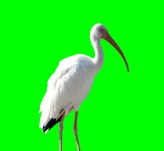
#> input picture SC001_A4/image_contest/crane_1920x1769.jpg, 164 x 151 px, shrunk from 1920 x 1769 before the run
$ python best_photoshop_award.py
#> lines starting #> are read from the running program, lines starting #| are printed output that depends on the picture
### SC001_A4/simpleimage.py
#!/usr/bin/env python3

"""
Stanford CS106AP SimpleImage

Written by Nick Parlante, Sonja Johnson-Yu, and Nick Bowman.
 -7/2019  version, has file reading, pix, foreach, hidden get/setpix

SimpleImage Features:
Create image:
  image = SimpleImage.blank(400, 200)   # create new image of size
  image = SimpleImage('foo.jpg')        # create from file

Access size
  image.width, image.height

Get pix at x,y
  pix = image.get_pix(x, y)
  # pix is RGB tuple like (100, 200, 0)

Set pix at x,y
  image.set_pix(x, y, pix)   # set data by tuple also

Get Pixel object at x,y
  pixel = image.get_pixel(x, y)
  pixel.red = 0
  pixel.blue = 255

Show image on screen
  image.show()

The main() function below demonstrates the above functions as a test.
"""

import sys
# If the following line fails, "Pillow" needs to be installed
from PIL import Image


def clamp(num):
    """
    Return a "clamped" version of the given num,
    converted to be an int limited to the range 0..255 for 1 byte.
    """
    num = int(num)
    if num < 0:
        return 0
    if num >= 256:
        return 255
    return num


class Pixel(object):
    """
    A pixel at an x,y in a SimpleImage.
    Supports set/get .red .green .blue
    and get .x .y
    """
    def __init__(self, image, x, y):
        self.image = image
        self._x = x
        self._y = y

    def __str__(self):
        return 'r:' + str(self.red) + ' g:' + str(self.green) + ' b:' + str(self.blue)

    # Pillow image stores each pixel color as a (red, green, blue) tuple.
    # So the functions below have to unpack/repack the tuple to change anything.

    @property
    def red(self):
        return self.image.px[self._x, self._y][0]

    @red.setter
    def red(self, value):
        rgb = self.image.px[self._x, self._y]
        self.image.px[self._x, self._y] = (clamp(value), rgb[1], rgb[2])

    @property
    def green(self):
        return self.image.px[self._x, self._y][1]

    @green.setter
    def green(self, value):
        rgb = self.image.px[self._x, self._y]
        self.image.px[self._x, self._y] = (rgb[0], clamp(value), rgb[2])

    @property
    def blue(self):
        return self.image.px[self._x, self._y][2]

    @blue.setter
    def blue(self, value):
        rgb = self.image.px[self._x, self._y]
        self.image.px[self._x, self._y] = (rgb[0], rgb[1], clamp(value))

    @property
    def x(self):
        return self._x

    @property
    def y(self):
        return self._y


# color tuples for background color names 'red' 'white' etc.
BACK_COLORS = {
    'white': (255, 255, 255),
    'black': (0, 0, 0),
    'red': (255, 0, 0),
    'green': (0, 255, 0),
    'blue': (0, 0, 255),
}


class SimpleImage(object):
    def __init__(self, filename, width=0, height=0, back_color=None):
        """
        Create a new image. This case works: SimpleImage('foo.jpg')
        To create a blank image use SimpleImage.blank(500, 300)
        The other parameters here are for internal/experimental use.
        """
        # Create pil_image either from file, or making blank
        if filename:
            self.pil_image = Image.open(filename).convert("RGB")
            if self.pil_image.mode != 'RGB':
                raise Exception('Image file is not RGB')
            self._filename = filename  # hold onto
        else:
            if not back_color:
                back_color = 'white'
            color_tuple = BACK_COLORS[back_color]
            if width == 0 or height == 0:
                raise Exception('Creating blank image requires width/height but got {} {}'
                                .format(width, height))
            self.pil_image = Image.new('RGB', (width, height), color_tuple)
        self.px = self.pil_image.load()
        size = self.pil_image.size
        self._width = size[0]
        self._height = size[1]
        self.curr_x = 0
        self.curr_y = 0

    def __iter__(self):
        return self

    # [26 lines left out: functions __next__, increment_curr_counters, blank, file, not called in this run]

    @property
    def width(self):
        """Width of image in pixels."""
        return self._width

    @property
    def height(self):
        """Height of image in pixels."""
        return self._height

    def get_pixel(self, x, y):
        """
        Returns a Pixel at the given x,y, suitable for getting/setting
        .red .green .blue values.
        """
        if x < 0 or x >= self._width or y < 0 or y >= self.height:
            e = Exception('get_pixel bad coordinate x %d y %d (vs. image width %d height %d)' %
                          (x, y, self._width, self.height))
            raise e
        return Pixel(self, x, y)

    # [14 lines left out: functions set_pixel, set_rgb, not called in this run]

    def _get_pix_(self, x, y):
        """Get pix RGB tuple (200, 100, 50) for the given x,y."""
        return self.px[x, y]

    def _set_pix_(self, x, y, pix):
        """Set the given pix RGB tuple into the image at the given x,y."""
        self.px[x, y] = pix

    def show(self):
        """Displays the image using an external utility."""
        self.pil_image.show()

    def make_as_big_as(self, image):
        """Resizes image to the shape of the given image"""
        self.pil_image = self.pil_image.resize((image.width, image.height))
        self.px = self.pil_image.load()
        size = self.pil_image.size
        self._width = size[0]
        self._height = size[1]


# [30 lines left out: function main, not called in this run]


# [2 lines that do not run on import are left out]

### SC001_A4/best_photoshop_award.py
"""
File: best_photoshop_award.py
Name: Leticia
----------------------------------
This file creates a photoshopped image
that is going to compete for the Best
Photoshop Award for SC001.
Please put all the images you will use in the image_contest folder
and make sure to choose the right folder when loading your images.
"""
from simpleimage import SimpleImage

THRESHOLD = 1.5
MIN_BRIGHTNESS = 50


def main():
    """
    The crane standing on the moon surface.
    """
    foreground = SimpleImage('image_contest/crane_1920x1769.jpg')
#> in __init__, self.pil_image is the input picture: PIL image 164x151 RGB; mean R, G, B 25.1, 242.6, 24.9
    background = SimpleImage('image_contest/nasa_2400x2400.jpg')
#> call 2 of __init__, with filename = 'image_contest/nasa_2400x2400.jpg', width = 0, height = 0
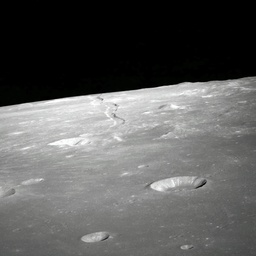
#> input picture SC001_A4/image_contest/nasa_2400x2400.jpg, 256 x 256 px, shrunk from 3000 x 3000 before the run
#> in __init__, self.pil_image is the input picture: PIL image 256x256 RGB; mean R, G, B 92.5, 92.6, 91.9
    background.make_as_big_as(foreground)
#> in make_as_big_as, `self.pil_image = self.pil_image.resize((image.width, image.height))`:
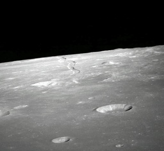
#> self.pil_image: PIL image 164x151 RGB; mean R, G, B 92.5, 92.6, 91.9
    new_img = combine(foreground, background)
    new_img.show()
#> in show, `self.pil_image.show()`:
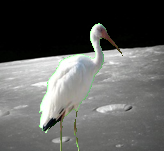
#> shown: PIL image 164x151 RGB; mean R, G, B 94.8, 95.6, 93.6


def combine(foreground, background):
    # Loop over all pixels in the foreground image.
    for x in range(foreground.width):
        for y in range(foreground.height):
            # Get the current pixel in the foreground image.
            pixel = foreground.get_pixel(x, y)
            # Calculate the average and total of the RGB values.
            avg = (pixel.red + pixel.green + pixel.blue) // 3
            total = pixel.red + pixel.green + pixel.blue
            # Check if the pixel is green enough and not too dark.
            if pixel.green > avg * THRESHOLD and total > MIN_BRIGHTNESS:
                # Replace green pixel with the corresponding background pixel.
                bg_pixel = background.get_pixel(x, y)
                pixel.red = bg_pixel.red
                pixel.green = bg_pixel.green
                pixel.blue = bg_pixel.blue
    return foreground


# DO NOT EDIT CODE BELOW THIS LINE #

if __name__ == '__main__':
    main()
